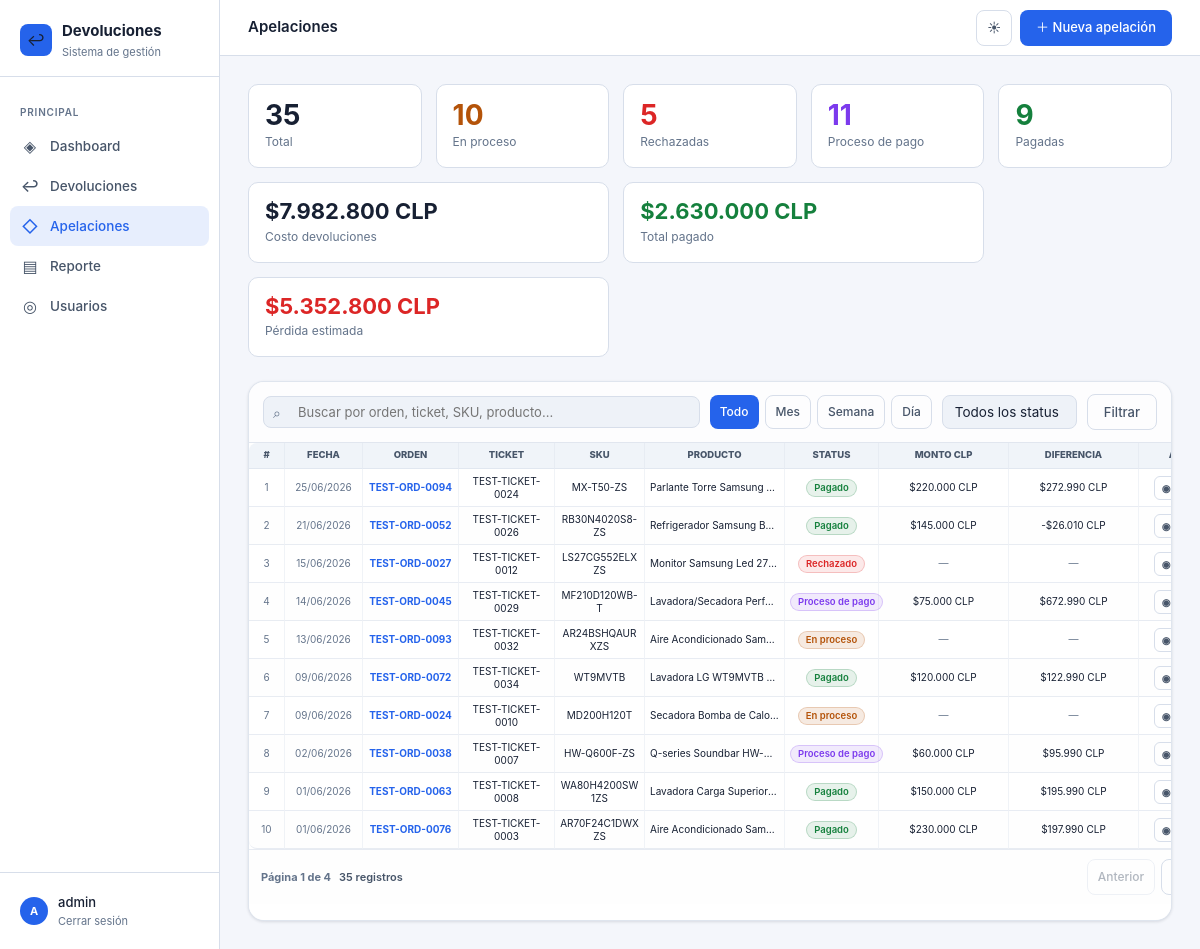
Page /apelaciones/ (signed in) on the committed database.
### returns/models.py (models this page shows, shortened)
class Appeal(models.Model):
    STATUS_CHOICES = [
        ('en_proceso', 'En proceso'),
        ('rechazado', 'Rechazado'),
        ('proceso_pago', 'Proceso de pago'),
        ('pagado', 'Pagado'),
    ]
    devolucion = models.ForeignKey(Return, on_delete=models.CASCADE, related_name='apelaciones', verbose_name='Orden')
    numero_apelacion = models.CharField(max_length=100, verbose_name='N° de apelación o ticket')
    detalle = models.TextField(verbose_name='Detalle')
    status = models.CharField(max_length=20, choices=STATUS_CHOICES, default='en_proceso', verbose_name='Status')
    estado_cuenta = models.CharField(max_length=200, blank=True, verbose_name='Estado de cuenta')
    creado_por = models.ForeignKey(User, on_delete=models.SET_NULL, null=True, blank=True, related_name='apelaciones_creadas')
    actualizado_por = models.ForeignKey(User, on_delete=models.SET_NULL, null=True, blank=True, related_name='apelaciones_actualizadas')
    creado_en = models.DateTimeField(auto_now_add=True)
    actualizado_en = models.DateTimeField(auto_now=True)
    class Meta:
        verbose_name = 'Apelación'
        verbose_name_plural = 'Apelaciones'
        ordering = ['-creado_en', '-id']
    def get_status_color(self):
        colors = {
            'en_proceso': 'yellow',
            'rechazado': 'red',
            'proceso_pago': 'purple',
            'pagado': 'green',
        }
        return colors.get(self.status, 'gray')

class Return(models.Model):
    SELLER_CHOICES = [
        ('falabella', 'Falabella'),
        ('ripley', 'Ripley'),
        ('mercado_libre', 'Mercado Libre'),
        ('paris', 'Paris'),
        ('walmart', 'Walmart'),
        ('shopify', 'Shopify'),
    ]
    ESTADO_CHOICES = [
        ('recibido', 'Recibido'),
        ('en_revision', 'En revisión'),
        ('aprobado', 'Aprobado'),
        ('rechazado', 'Rechazado'),
        ('reembolsado', 'Reembolsado'),
        ('cerrado', 'Cerrado'),
    ]
    CONDICION_CHOICES = [
        ('nuevo', 'Nuevo'),
        ('caja_danada', 'Caja Dañada'),
        ('danado', 'Dañado'),
        ('dano_estetico', 'Daño Estetico'),
    ]
    GRADO_CHOICES = [
        ('A', 'A'),
        ('C', 'C'),
        ('D', 'D'),
    ]
    fecha_ingreso = models.DateField(auto_now_add=True)
    fecha_actualizacion = models.DateTimeField(auto_now=True)
    seller = models.CharField(max_length=50, choices=SELLER_CHOICES, verbose_name='Seller')
    numero_orden = models.CharField(max_length=100, unique=True, verbose_name='Número de orden')
    sku = models.CharField(max_length=100, verbose_name='SKU')
    ean = models.CharField(max_length=50, blank=True, verbose_name='EAN')
    producto_nombre = models.CharField(max_length=300, verbose_name='Nombre del producto', blank=True)
    marca = models.CharField(max_length=150, blank=True, verbose_name='Marca')
    categoria = models.CharField(max_length=150, blank=True, verbose_name='Categoría')
    precio_venta = models.DecimalField(max_digits=10, decimal_places=2, null=True, blank=True, validators=[MinValueValidator(0)], verbose_name='Precio de venta')
    cantidad = models.PositiveIntegerField(default=1, validators=[MinValueValidator(1)], verbose_name='Cantidad')
    estado = models.CharField(max_length=20, choices=ESTADO_CHOICES, default='recibido', verbose_name='Estado')
    condicion_producto = models.CharField(max_length=20, choices=CONDICION_CHOICES, default='nuevo', verbose_name='Estado del producto')
    grado = models.CharField(max_length=1, choices=GRADO_CHOICES, default='A', verbose_name='Grado')
    detalles_dano = models.TextField(blank=True, verbose_name='Detalles del daño')
    notas_internas = models.TextField(blank=True, verbose_name='Notas internas')
    creado_por = models.ForeignKey(User, on_delete=models.SET_NULL, null=True, related_name='devoluciones_creadas')
    class Meta:
        verbose_name = 'Devolución'
        verbose_name_plural = 'Devoluciones'
        ordering = ['-fecha_ingreso', '-id']

### returns/views.py (the view, shortened to what this page needs)
# urls.py: path('apelaciones/', views.appeals_dashboard, name='appeals_dashboard'),
@login_required
def appeals_dashboard(request):
    apelaciones = Appeal.objects.select_related('devolucion')
    devoluciones_sin_apelacion = Return.objects.filter(apelaciones__isnull=True)
    todas_devoluciones_sin_apelacion = devoluciones_sin_apelacion.order_by('-fecha_ingreso', '-id')
    q = request.GET.get('q', '')
    status = request.GET.get('status', '')
    apelaciones, period = apply_period_filter(apelaciones, request, 'creado_en__date')
    if status:
        apelaciones = apelaciones.filter(status=status)
    def clp_format(value):
        sign = '-' if value < 0 else ''
        return f'{sign}${abs(value):,.0f}'.replace(',', '.') + ' CLP'
    costo_devoluciones_con_pago = 0
    total_pagado_apelaciones = 0
    for apelacion in apelaciones.exclude(estado_cuenta=''):
        if not apelacion.estado_cuenta.isdigit() or apelacion.devolucion.precio_venta is None:
            continue
        costo_devoluciones_con_pago += int(apelacion.devolucion.precio_venta)
        total_pagado_apelaciones += int(apelacion.estado_cuenta)
    diferencia_pagos = costo_devoluciones_con_pago - total_pagado_apelaciones
    perdida_estimada = max(diferencia_pagos, 0)
    stats = {
        'total': apelaciones.count(),
        'en_proceso': apelaciones.filter(status='en_proceso').count(),
        'rechazado': apelaciones.filter(status='rechazado').count(),
        'proceso_pago': apelaciones.filter(status='proceso_pago').count(),
        'pagado': apelaciones.filter(status='pagado').count(),
        'costo_devoluciones_con_pago': costo_devoluciones_con_pago,
        'total_pagado_apelaciones': total_pagado_apelaciones,
        'diferencia_pagos': diferencia_pagos,
        'perdida_estimada': perdida_estimada,
        'costo_devoluciones_con_pago_display': clp_format(costo_devoluciones_con_pago),
        'total_pagado_apelaciones_display': clp_format(total_pagado_apelaciones),
        'diferencia_pagos_display': clp_format(diferencia_pagos),
        'perdida_estimada_display': clp_format(perdida_estimada),
    }
    devoluciones_sin_apelacion_page = paginate_queryset(
        request,
        devoluciones_sin_apelacion.order_by('-fecha_ingreso', '-id'),
        'pendientes_page',
        8,
    )
    apelaciones_page = paginate_queryset(request, apelaciones, 'apelaciones_page', 10)
    context = {
        'apelaciones': apelaciones_page,
        'apelaciones_page': apelaciones_page,
        'apelaciones_page_query': querystring_without(request, 'apelaciones_page'),
        'period': period,
        'period_query': querystring_without(request, 'period', 'apelaciones_page'),
        'devoluciones_sin_apelacion': devoluciones_sin_apelacion_page,
        'devoluciones_sin_apelacion_page': devoluciones_sin_apelacion_page,
        'devoluciones_sin_apelacion_page_query': querystring_without(request, 'pendientes_page'),
        'todas_devoluciones_sin_apelacion': todas_devoluciones_sin_apelacion,
        'stats': stats,
        'q': q,
        'status_filter': status,
        'status_choices': Appeal.STATUS_CHOICES,
        'create_form': AppealForm(),
    }
    return render(request, 'returns/appeals_dashboard.html', context)

### templates/returns/appeals_dashboard.html (shortened to what this page needs)
{% extends 'returns/base.html' %}
{% load returns_format %}
{% block topbar_title %}Apelaciones{% endblock %}
{% block topbar_actions %}
  <a href="{% url 'appeal_create' %}" class="btn btn-primary js-open-appeal-modal">＋ Nueva apelación</a>
{% endblock %}
{% block content %}
<div class="stats-grid appeals-stats-grid">
  <div class="stat-card">
    <div class="stat-value" style="color:var(--text)">{{ stats.total }}</div>
    <div class="stat-label">Total</div>
  </div>
  <div class="stat-card">
    <div class="stat-value" style="color:var(--yellow)">{{ stats.en_proceso }}</div>
    <div class="stat-label">En proceso</div>
  </div>
  <div class="stat-card">
    <div class="stat-value" style="color:var(--red)">{{ stats.rechazado }}</div>
    <div class="stat-label">Rechazadas</div>
  </div>
  <div class="stat-card">
    <div class="stat-value" style="color:var(--purple)">{{ stats.proceso_pago }}</div>
    <div class="stat-label">Proceso de pago</div>
  </div>
  <div class="stat-card">
    <div class="stat-value" style="color:var(--green)">{{ stats.pagado }}</div>
    <div class="stat-label">Pagadas</div>
  </div>
  <div class="stat-card stat-card-money">
    <div class="stat-value stat-value-money" style="color:var(--text)">{{ stats.costo_devoluciones_con_pago_display }}</div>
    <div class="stat-label">Costo devoluciones</div>
  </div>
  <div class="stat-card stat-card-money">
    <div class="stat-value stat-value-money" style="color:var(--green)">{{ stats.total_pagado_apelaciones_display }}</div>
    <div class="stat-label">Total pagado</div>
  </div>
  <div class="stat-card stat-card-money">
    <div class="stat-value stat-value-money" style="color:{% if stats.perdida_estimada > 0 %}var(--red){% else %}var(--green){% endif %}">{{ stats.perdida_estimada_display }}</div>
    <div class="stat-label">Pérdida estimada</div>
  </div>
</div>
<div class="table-wrap returns-table-wrap">
  <div class="table-header">
    <form method="get" class="filter-bar" style="flex:1">
      <div class="search-wrap">
        <span class="search-icon">⌕</span>
        <input type="text" name="q" value="{{ q }}" placeholder="Buscar por orden, ticket, SKU, producto...">
      </div>
      <div class="period-filter-bar">
        <a href="?{{ period_query }}" class="btn btn-sm {% if not period %}btn-primary{% else %}btn-ghost{% endif %}">Todo</a>
        <a href="?{{ period_query }}period=month" class="btn btn-sm {% if period == 'month' %}btn-primary{% else %}btn-ghost{% endif %}">Mes</a>
        <a href="?{{ period_query }}period=week" class="btn btn-sm {% if period == 'week' %}btn-primary{% else %}btn-ghost{% endif %}">Semana</a>
        <a href="?{{ period_query }}period=today" class="btn btn-sm {% if period == 'today' %}btn-primary{% else %}btn-ghost{% endif %}">Día</a>
      </div>
      <select name="status" class="form-select" style="width:auto">
        <option value="">Todos los status</option>
      </select>
      <button type="submit" class="btn btn-ghost">Filtrar</button>
    </form>
  </div>
  {% if apelaciones %}
  <table class="returns-table">
    <colgroup>
      <col class="col-id">
      <col class="col-date">
      <col class="col-order">
      <col class="col-order">
      <col class="col-sku">
      <col class="col-product">
      <col class="col-status">
      <col class="col-product-status">
      <col class="col-product-status">
      <col class="col-actions">
    </colgroup>
    <thead>
      <tr>
        <th>#</th>
        <th>Fecha</th>
        <th>Orden</th>
        <th>Ticket</th>
        <th>SKU</th>
        <th>Producto</th>
        <th>Status</th>
        <th>Monto CLP</th>
        <th>Diferencia</th>
        <th>Acciones</th>
      </tr>
    </thead>
    <tbody>
      {% for a in apelaciones %}
      <tr>
        <td style="color:var(--text-muted)">{{ apelaciones.start_index|add:forloop.counter0 }}</td>
        <td style="color:var(--text-muted)">{{ a.creado_en|date:"d/m/Y" }}</td>
        <td><a href="{% url 'return_detail' a.devolucion.pk %}"><strong>{{ a.devolucion.numero_orden }}</strong></a></td>
        <td>{{ a.numero_apelacion }}</td>
        <td>{{ a.devolucion.sku }}</td>
        <td>
          {% if a.devolucion.producto_nombre %}
          <div class="table-product-name" title="{{ a.devolucion.producto_nombre }}">{{ a.devolucion.producto_nombre }}</div>
          {% else %}
          <div style="color:var(--text-muted)">—</div>
          {% endif %}
        </td>
        <td>
          <span class="badge badge-{{ a.get_status_color }}">{{ a.get_status_display }}</span>
        </td>
        <td>
          {% if a.estado_cuenta %}
          <div class="table-product-name" title="{{ a.estado_cuenta|clp }}">{{ a.estado_cuenta|clp }}</div>
          {% else %}
          <span style="color:var(--text-muted)">—</span>
          {% endif %}
        </td>
        <td>
          {% if a.devolucion.precio_venta != None and a.estado_cuenta %}
          <div class="table-product-name" title="Precio: {{ a.devolucion.precio_venta|clp }} · Pagado: {{ a.estado_cuenta|clp }}">
            {{ a.devolucion.precio_venta|clp_difference:a.estado_cuenta }}
          </div>
          {% else %}
          <span style="color:var(--text-muted)">—</span>
          {% endif %}
        </td>
        <td>
          <div class="row-actions">
            <a href="{% url 'appeal_detail' a.pk %}" class="btn btn-ghost btn-sm btn-icon" title="Ver" aria-label="Ver apelación">
              <span aria-hidden="true">◉</span>
            </a>
          </div>
        </td>
      </tr>
      {% endfor %}
    </tbody>
  </table>
  {% include 'returns/_pagination.html' with page_obj=apelaciones_page page_param='apelaciones_page' querystring=apelaciones_page_query %}
  {% else %}
  <div class="empty-state">
    <div class="empty-icon">◈</div>
    <div class="empty-title">No hay apelaciones</div>
    <div class="empty-sub">{% if q or status_filter %}No se encontraron resultados con ese filtro.{% else %}Crea la primera apelación usando el botón superior.{% endif %}</div>
  </div>
  {% endif %}
</div>
      {% url 'appeal_create' as create_action_url %}
{% endblock %}

### templates/returns/base.html (shortened to what this page needs)
<!DOCTYPE html>
<html lang="es">
<head>
</head>
<body>
{% if user.is_authenticated %}
<div class="layout">
  <aside class="sidebar">
    <div class="sidebar-logo">
      <div class="logo-mark">
        <div class="logo-icon">↩</div>
        <div>
          <div class="logo-text">Devoluciones</div>
          <div class="logo-sub">Sistema de gestión</div>
        </div>
      </div>
    </div>
    <nav class="sidebar-nav">
      <div class="nav-label">Principal</div>
      <a href="{% url 'dashboard' %}" class="nav-link {% if request.resolver_match.url_name == 'dashboard' %}active{% endif %}">
        <span class="nav-icon">◈</span> Dashboard
      </a>
      <a href="{% url 'returns_dashboard' %}" class="nav-link ">
        <span class="nav-icon">↩</span> Devoluciones
      </a>
      <a href="{% url 'appeals_dashboard' %}" class="nav-link {% if request.resolver_match.url_name == 'appeals_dashboard' or request.resolver_match.url_name == 'appeal_create' or request.resolver_match.url_name == 'appeal_detail' or request.resolver_match.url_name == 'appeal_edit' or request.resolver_match.url_name == 'appeal_delete' %}active{% endif %}">
        <span class="nav-icon">◇</span> Apelaciones
      </a>
      <a href="{% url 'report_dashboard' %}" class="nav-link {% if request.resolver_match.url_name == 'report_dashboard' %}active{% endif %}">
        <span class="nav-icon">▤</span> Reporte
      </a>
      {% if user.is_staff %}
      <a href="{% url 'users_dashboard' %}" class="nav-link ">
        <span class="nav-icon">◎</span> Usuarios
      </a>
      {% endif %}
    </nav>
    <div class="sidebar-footer">
      <div class="user-info">
        <div class="user-avatar">{{ user.username|first|upper }}</div>
        <div>
          <div class="user-name">{{ user.username }}</div>
          <a href="{% url 'logout' %}" class="logout-link">Cerrar sesión</a>
        </div>
      </div>
    </div>
  </aside>
  <main class="main">
    <div class="topbar">
      <div class="topbar-title">{% block topbar_title %}{% endblock %}</div>
      <div class="topbar-tools">
        <button type="button" class="btn btn-ghost theme-toggle" data-theme-toggle title="Cambiar tema" aria-label="Cambiar tema">
          <span class="theme-icon-light" aria-hidden="true">☀</span>
        </button>
        <div class="topbar-actions">{% block topbar_actions %}{% endblock %}</div>
      </div>
    </div>
    <div class="content">
      {% block content %}{% endblock %}
    </div>
  </main>
</div>
{% else %}
  {% block full_page %}{% endblock %}
{% endif %}
</body>
</html>

### rows in the picture
Appeal: start_index|add "1", creado_en "25/06/2026", devolucion.numero_orden "TEST-ORD-0094", numero_apelacion "TEST-TICKET-0024", devolucion.sku "MX-T50-ZS", devolucion.producto_nombre "Parlante Torre Samsung…", status "Pagado", estado_cuenta|clp "$220.000 CLP", devolucion.precio_venta|clp_difference "$272.990 CLP"
Appeal: start_index|add "2", creado_en "21/06/2026", devolucion.numero_orden "TEST-ORD-0052", numero_apelacion "TEST-TICKET-0026", devolucion.sku "RB30N4020S8-ZS", devolucion.producto_nombre "Refrigerador Samsung B…", status "Pagado", estado_cuenta|clp "$145.000 CLP", devolucion.precio_venta|clp_difference "-$26.010 CLP"
Appeal: start_index|add "3", creado_en "15/06/2026", devolucion.numero_orden "TEST-ORD-0027", numero_apelacion "TEST-TICKET-0012", devolucion.sku "LS27CG552ELXZS", devolucion.producto_nombre "Monitor Samsung Led 27…", status "Rechazado"
Appeal: start_index|add "4", creado_en "14/06/2026", devolucion.numero_orden "TEST-ORD-0045", numero_apelacion "TEST-TICKET-0029", devolucion.sku "MF210D120WB-T", devolucion.producto_nombre "Lavadora/Secadora Perf…", status "Proceso de pago", estado_cuenta|clp "$75.000 CLP", devolucion.precio_venta|clp_difference "$672.990 CLP"
Appeal: start_index|add "5", creado_en "13/06/2026", devolucion.numero_orden "TEST-ORD-0093", numero_apelacion "TEST-TICKET-0032", devolucion.sku "AR24BSHQAURXZS", devolucion.producto_nombre "Aire Acondicionado Sam…", status "En proceso"
Appeal: start_index|add "6", creado_en "09/06/2026", devolucion.numero_orden "TEST-ORD-0072", numero_apelacion "TEST-TICKET-0034", devolucion.sku "WT9MVTB", devolucion.producto_nombre "Lavadora LG WT9MVTB…", status "Pagado", estado_cuenta|clp "$120.000 CLP", devolucion.precio_venta|clp_difference "$122.990 CLP"
Appeal: start_index|add "7", creado_en "09/06/2026", devolucion.numero_orden "TEST-ORD-0024", numero_apelacion "TEST-TICKET-0010", devolucion.sku "MD200H120T", devolucion.producto_nombre "Secadora Bomba de Calo…", status "En proceso"
Appeal: start_index|add "8", creado_en "02/06/2026", devolucion.numero_orden "TEST-ORD-0038", numero_apelacion "TEST-TICKET-0007", devolucion.sku "HW-Q600F-ZS", devolucion.producto_nombre "Q-series Soundbar HW-…", status "Proceso de pago", estado_cuenta|clp "$60.000 CLP", devolucion.precio_venta|clp_difference "$95.990 CLP"
Appeal: start_index|add "9", creado_en "01/06/2026", devolucion.numero_orden "TEST-ORD-0063", numero_apelacion "TEST-TICKET-0008", devolucion.sku "WA80H4200SW1ZS", devolucion.producto_nombre "Lavadora Carga Superior…", status "Pagado", estado_cuenta|clp "$150.000 CLP", devolucion.precio_venta|clp_difference "$195.990 CLP"
Appeal: start_index|add "10", creado_en "01/06/2026", devolucion.numero_orden "TEST-ORD-0076", numero_apelacion "TEST-TICKET-0003", devolucion.sku "AR70F24C1DWXZS", devolucion.producto_nombre "Aire Acondicionado Sam…", status "Pagado", estado_cuenta|clp "$230.000 CLP", devolucion.precio_venta|clp_difference "$197.990 CLP"

### other values in the picture
{{ user.username|first|upper }} "A"
{{ user.username }} "admin"
{{ stats.total }} "35"
{{ stats.en_proceso }} "10"
{{ stats.rechazado }} "5"
{{ stats.proceso_pago }} "11"
{{ stats.pagado }} "9"
{{ stats.costo_devoluciones_con_pago_display }} "$7.982.800 CLP"
{{ stats.total_pagado_apelaciones_display }} "$2.630.000 CLP"
{{ stats.perdida_estimada_display }} "$5.352.800 CLP"
{{ page_obj.number }} "1"
{{ page_obj.paginator.num_pages }} "4"
{{ page_obj.paginator.count }} "35"
